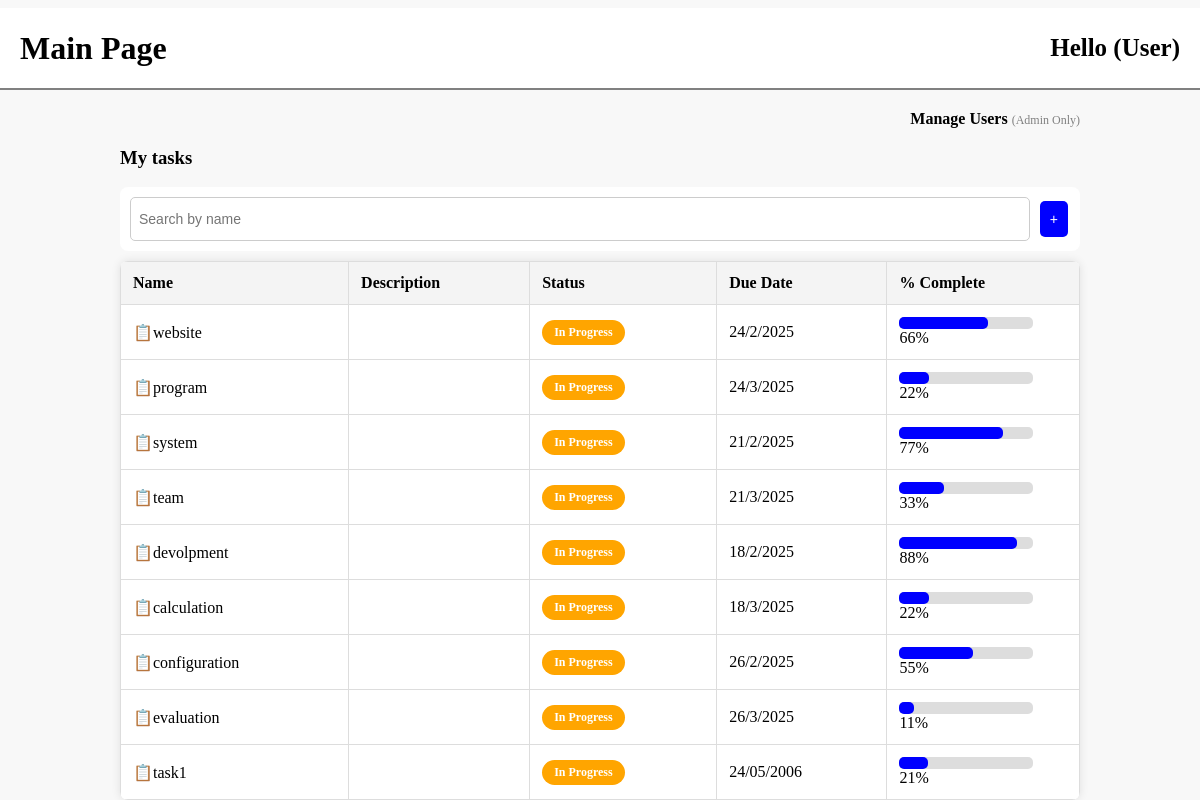
Page /mainPage.php on the committed database.
### tables this page shows
CREATE TABLE "Task" (
	"taskID"	INTEGER NOT NULL UNIQUE,
	"userID"	TEXT NOT NULL,
	"taskName"	TEXT NOT NULL,
	"description"	TEXT,
	"currentStatus"	TEXT,
	"dueDate"	TEXT NOT NULL,
	"progress"	INTEGER NOT NULL,
	FOREIGN KEY("userID") REFERENCES "User"("userID"),
	PRIMARY KEY("taskID" AUTOINCREMENT)
);

### mainPage.php (the view, shortened to what this page needs)
<!DOCTYPE html>
<html lang="en">
<head>
    <link rel="stylesheet" href="mainPage.css">
</head>
<body>
    <div class="header">
        <div class="header-left">
            <h1>Main Page</h1>
        </div>
        <div class="header-right">
            <h2>Hello (User)</h2>
        </div>
    </div>
    <div class="container">
        <div class="manage-users">
                <a href="manageUsers.php" class="admin-link">Manage Users</a>
                <span class="admin-text">(Admin Only)</span>
            </div>
        <h3>My tasks</h3>
        <div class="search-bar">
            <input type="text" placeholder="Search by name">
            <button class="add-task" onclick="window.location.href='createTaskPage.php'">+</button>
            </div>
<?php
    $db = new SQLite3('TaskManagementDB.db');
    $select_query = "SELECT * FROM Task";
    $result = $db->query($select_query);
    echo "<table>";
    echo "<tr>
            <th>Name</th>
            <th>Description</th>
            <th>Status</th>
            <th>Due Date</th>
            <th>% Complete</th>
        </tr>";
    while ($row = $result->fetchArray(SQLITE3_ASSOC)) {
        $taskName= $row['taskName'];
        $description= $row['description'];
        $currentStatus= $row['currentStatus'];
        $dueDate= $row['dueDate'];
        $completion= $row['progress'];
        echo "<tr>
                <td>📋$taskName</td>
                <td>$description</td>
                <td><span class=\"status in-progress\">In Progress $currentStatus</span></td>
                <td>$dueDate</td>
                <td>
                    <div class=\"progress-bar\">
                        <div class=\"progress\" style=\"width: $completion%;\"></div> $completion%
                    </div>
                </td>
            </tr>";
    }
    echo "</table>";
?>
</body>
</html>

### mainPage.css (style rules this page uses)
body { font-family: "Microsoft Yahei"; margin: 0; padding: 0; background-color: #f8f8f8; }
.header { color: black; display: flex; justify-content: space-between; align-items: center; padding: 0px 20px; background-color: white; border-bottom: 2px solid gray; position: relative; height: 10vh; margin-top: 1vh; }
.header-right { display: flex; flex-direction: column; }
h1 { font-size: 32px; margin: 0; }
h2 { font-size: 25px; margin: 0; }
.button-class, button { background-color: #ffffff; border: 2px solid grey; color: rgb(70, 70, 70); padding: 10px 20px; text-align: center; text-decoration: none; font-size: 16px; margin: 4px 2px; cursor: pointer; border-radius: 4px; }
.add-task { background-color: blue; color: white; border: none; padding: 10px 10px; cursor: pointer; font-size: 14px; border-radius: 5px; margin-left: 10px; display: inline-block; vertical-align: middle; }
.container { width: 80%; margin: auto; padding-top: 20px; }
.search-bar { display: flex; justify-content: space-between; margin-bottom: 10px; background-color: white; padding: 10px; border-radius: 8px; }
.search-bar input { flex: 1; padding: 8px; border: 1px solid #ccc; border-radius: 5px; margin-bottom: 0px; }
table { width: 100%; border-collapse: collapse; background-color: white; border-radius: 8px; overflow: hidden; box-shadow: 0px 0px 10px rgba(0, 0, 0, 0.1); }
th, td { border: 1px solid #ddd; padding: 12px; text-align: left; }
th { background-color: #f4f4f4; font-weight: bold; }
input, select { width: 100%; padding: 8px; border: 1px solid #ccc; border-radius: 5px; font-size: 14px; }
.status { padding: 5px 12px; border-radius: 15px; color: white; font-size: 12px; display: inline-block; font-weight: bold; }
.in-progress { background-color: orange; }
.progress-bar { background-color: #ddd; border-radius: 5px; width: 80%; height: 12px; display: inline-block; position: relative; }
.progress { background-color: blue; height: 100%; border-radius: 5px; }
label, input { width: 100%; margin-bottom: 10px; }
.manage-users { text-align: right; }
.admin-link { text-decoration: none; color: black; font-weight: bold; }
.admin-text { font-size: 12px; color: gray; }

### rows in the picture
task: taskName "website", dueDate "24/2/2025", progress "66"
task: taskName "program", dueDate "24/3/2025", progress "22"
task: taskName "system", dueDate "21/2/2025", progress "77"
task: taskName "team", dueDate "21/3/2025", progress "33"
task: taskName "devolpment", dueDate "18/2/2025", progress "88"
task: taskName "calculation", dueDate "18/3/2025", progress "22"
task: taskName "configuration", dueDate "26/2/2025", progress "55"
task: taskName "evaluation", dueDate "26/3/2025", progress "11"
task: taskName "task1", dueDate "24/05/2006", progress "21"
